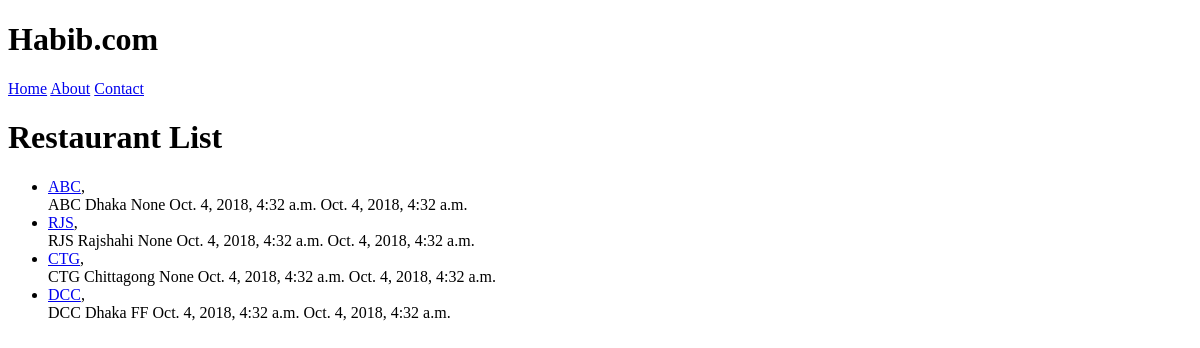
/restaurants/, run on an earlier commit of the app's database.
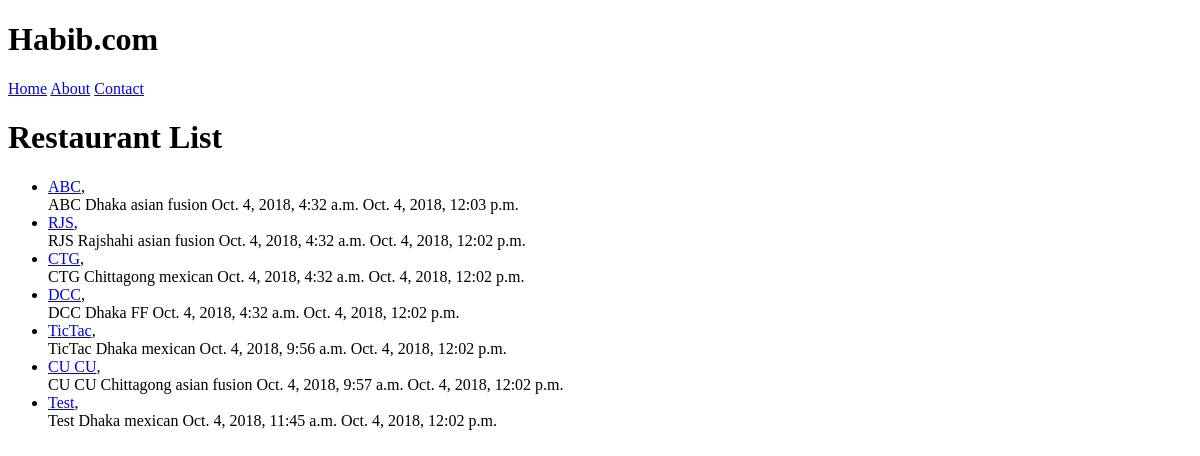
And on a later commit of the database.
### restaurants/models.py (models this page shows, shortened)
class RestaurantLocation(models.Model):
    name = models.CharField(max_length=120)
    location = models.CharField(max_length=120, null=True, blank=True)
    category = models.CharField(max_length=120, null=True, blank=True)
    timestamp = models.DateTimeField(auto_now_add=True)
    updated = models.DateTimeField(auto_now=True)
    slug = models.SlugField(unique=True, null=True, blank=True)
    def __str__(self):
        return self.name

### restaurants/views.py (the view)
# urls.py: url(r'^restaurants/$', RestaurantListView.as_view()),
class RestaurantListView(ListView):
    def get_queryset(self):
        slug = self.kwargs.get('slug')
        if slug:
            queryset = RestaurantLocation.objects.filter(
                Q(category__iexact=slug)
                | Q(category__icontains=slug)
            )
        else:
            queryset = RestaurantLocation.objects.all()
        return queryset

### restaurants/templates/restaurants/restaurantlocation_list.html (shortened to what this page needs)
{% extends 'base.html' %}
{% block content %}
    <h1>Restaurant List</h1>
    <ul>
        {% for obj in object_list %}
        <li>
            <a href="/restaurants/{{ obj.slug }}">{{ obj }}</a>,<br/>
            {{ obj.name }} {{ obj.location }} {{ obj.category }} {{ obj.timestamp }} {{ obj.updated }}
        </li>
        {% endfor %}
    </ul>
{% endblock content %}

### templates/base.html (shortened to what this page needs)
<!DOCTYPE html>
<html lang="en">
    <head>
    </head>
    <body>
        <h1>Habib.com</h1>
        <a href="/">Home</a>
        <a href="/about/">About</a>
        <a href="/contact/">Contact</a>
        <div class="container">
            {% block content %}{% endblock content %}
        </div>
    </body>
</html>

What changed in the data, as far as the page shows it:
changed RestaurantLocation "ABC": category "None" → "asian fusion"; updated "Oct. 4, 2018, 4:32 a.m." → "Oct. 4, 2018, 12:03 p.m."
changed RestaurantLocation "RJS": category "None" → "asian fusion"; updated "Oct. 4, 2018, 4:32 a.m." → "Oct. 4, 2018, 12:02 p.m."
changed RestaurantLocation "CTG": category "None" → "mexican"; updated "Oct. 4, 2018, 4:32 a.m." → "Oct. 4, 2018, 12:02 p.m."
changed RestaurantLocation "DCC": updated "Oct. 4, 2018, 4:32 a.m." → "Oct. 4, 2018, 12:02 p.m."
added RestaurantLocation: name "TicTac", location "Dhaka", category "mexican", timestamp "Oct. 4, 2018, 9:56 a.m.", updated "Oct. 4, 2018, 12:02 p.m."
added RestaurantLocation: name "CU CU", location "Chittagong", category "asian fusion", timestamp "Oct. 4, 2018, 9:57 a.m.", updated "Oct. 4, 2018, 12:02 p.m."
added RestaurantLocation: name "Test", location "Dhaka", category "mexican", timestamp "Oct. 4, 2018, 11:45 a.m.", updated "Oct. 4, 2018, 12:02 p.m."
